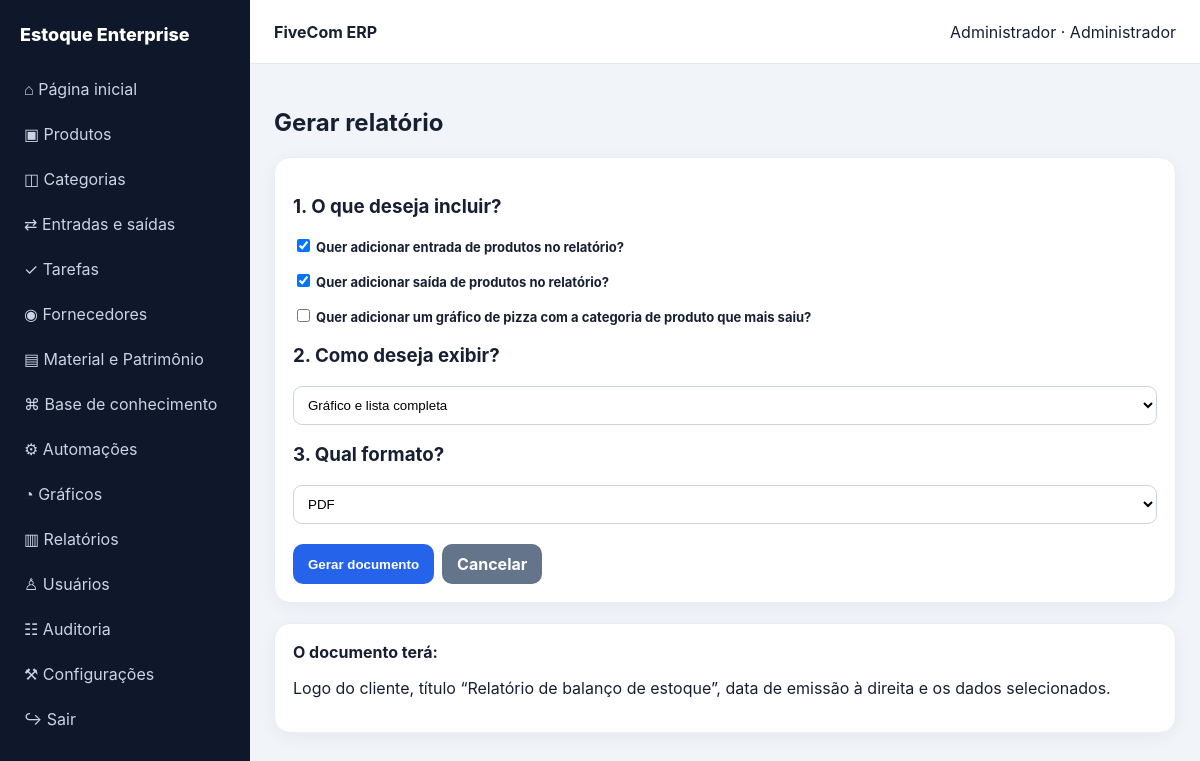
Screenshot of /reports (signed in) with the database file from the repository.
### app.py (models this page shows)
class Setting(db.Model):
 id=db.Column(db.Integer,primary_key=True); system_name=db.Column(db.String(120),default='FiveCom ERP'); company_name=db.Column(db.String(120),default='Estoque Enterprise'); browser_title=db.Column(db.String(120),default='FiveCom ERP'); primary_color=db.Column(db.String(20),default='#2563eb'); secondary_color=db.Column(db.String(20),default='#0f172a'); logo=db.Column(db.String(255)); login_logo=db.Column(db.String(255)); favicon=db.Column(db.String(255)); login_position=db.Column(db.String(20),default='center'); footer=db.Column(db.String(255),default='Documento gerado automaticamente pelo FiveCom ERP'); disabled_modules=db.Column(db.Text,default='')

class User(UserMixin,db.Model):
 id=db.Column(db.Integer,primary_key=True); name=db.Column(db.String(120),nullable=False); username=db.Column(db.String(80),unique=True,nullable=False); password=db.Column(db.String(255),nullable=False); role=db.Column(db.String(30),default='Operador'); active=db.Column(db.Boolean,default=True); permissions=db.Column(db.Text,default='')
 def can(self,m): return self.role=='Administrador' or m in (self.permissions or '').split(',')

### app.py (the view, shortened to what this page needs)
@app.route('/reports',methods=['GET','POST'])
@login_required
def reports():
 return render_template('reports.html')

### app.py (called while the page is built)
@login.user_loader
def load_user(i): return db.session.get(User,int(i))

def settings():
 s=Setting.query.first()
 if not s:s=Setting();db.session.add(s);db.session.commit()
 return s

@app.context_processor
def ctx():
 s=settings(); return dict(cfg=s,module_enabled=lambda m:m not in (s.disabled_modules or '').split(','),now=datetime.now())

### templates/reports.html
{% extends 'base.html' %}{% block content %}<h1>Gerar relatório</h1><form class="card" method="post"><h3>1. O que deseja incluir?</h3><p><label><input style="width:auto" type="checkbox" name="entries" checked> Quer adicionar entrada de produtos no relatório?</label></p><p><label><input style="width:auto" type="checkbox" name="outputs" checked> Quer adicionar saída de produtos no relatório?</label></p><p><label><input style="width:auto" type="checkbox" name="chart"> Quer adicionar um gráfico de pizza com a categoria de produto que mais saiu?</label></p><h3>2. Como deseja exibir?</h3><select name="display"><option value="ambos">Gráfico e lista completa</option><option value="grafico">Somente gráfico</option><option value="lista">Somente lista</option></select><h3>3. Qual formato?</h3><select name="format"><option value="pdf">PDF</option><option value="xlsx">Excel</option><option value="docx">Word</option></select><br><br><div class="actions"><button class="btn">Gerar documento</button><a class="btn secondary" href="{{url_for('home')}}">Cancelar</a></div></form><br><div class="card"><b>O documento terá:</b><p>Logo do cliente, título “Relatório de balanço de estoque”, data de emissão à direita e os dados selecionados.</p></div>{% endblock %}

### templates/base.html (shortened to what this page needs)
<!doctype html><html lang="pt-BR"><head><link rel="stylesheet" href="{{url_for('static',filename='style.css')}}"></head><body><aside class="sidebar" id="side"><div class="brand"><span>{{cfg.company_name}}</span></div><nav class="nav"><a href="{{url_for('home')}}">⌂ Página inicial</a>{% if module_enabled('produtos') and current_user.can('produtos') %}<a href="{{url_for('products')}}">▣ Produtos</a><a href="{{url_for('categories')}}">◫ Categorias</a>{% endif %}{% if module_enabled('movimentacoes') %}<a href="{{url_for('movements')}}">⇄ Entradas e saídas</a>{% endif %}{% if module_enabled('tarefas') %}<a href="{{url_for('tasks')}}">✓ Tarefas</a>{% endif %}{% if module_enabled('fornecedores') %}<a href="{{url_for('suppliers')}}">◉ Fornecedores</a>{% endif %}{% if module_enabled('patrimonio') %}<a href="{{url_for('assets')}}">▤ Material e Patrimônio</a>{% endif %}{% if module_enabled('conhecimento') %}<a href="{{url_for('knowledge')}}">⌘ Base de conhecimento</a>{% endif %}{% if module_enabled('automacoes') %}<a href="{{url_for('automations')}}">⚙ Automações</a>{% endif %}{% if module_enabled('graficos') %}<a href="{{url_for('charts')}}">◔ Gráficos</a>{% endif %}{% if module_enabled('relatorios') %}<a href="{{url_for('reports')}}">▥ Relatórios</a>{% endif %}{% if current_user.role=='Administrador' %}<a href="{{url_for('users')}}">♙ Usuários</a><a href="{{url_for('audits')}}">☷ Auditoria</a><a href="{{url_for('config')}}">⚒ Configurações</a>{% endif %}<a href="{{url_for('logout')}}">↪ Sair</a></nav></aside><main class="main"><header class="top"><strong>{{cfg.system_name}}</strong><span>{{current_user.name}} · {{current_user.role}}</span></header><section class="content">{% block content %}{% endblock %}</section></main></body></html>

### static/style.css (style rules this page uses)
:root { --primary:#2563eb;--secondary:#0f172a }
* { box-sizing:border-box }
body { margin:0;font-family:Inter,system-ui,Arial;background:#f1f5f9;color:#172033 }
a { text-decoration:none;color:inherit }
.sidebar { position:fixed;inset:0 auto 0 0;width:250px;background:var(--secondary);color:#fff;padding:18px 12px;overflow:auto }
.brand { display:flex;align-items:center;gap:10px;font-weight:800;font-size:18px;padding:6px 8px 20px }
.nav a { display:block;padding:11px 12px;border-radius:10px;margin:3px 0;color:#cbd5e1 }
.main { margin-left:250px;min-height:100vh }
.top { height:64px;background:#fff;display:flex;align-items:center;justify-content:space-between;padding:0 24px;border-bottom:1px solid #e2e8f0;position:sticky;top:0;z-index:5 }
.content { padding:24px;max-width:1500px;margin:auto }
.card { background:#fff;border-radius:16px;padding:18px;box-shadow:0 4px 18px #0f172a0d;border:1px solid #e8edf3 }
.btn { background:var(--primary);color:#fff;border:0;padding:10px 15px;border-radius:10px;cursor:pointer;font-weight:650 }
.btn.secondary { background:#64748b }
.actions { display:flex;gap:8px;flex-wrap:wrap }
label { font-size:13px;font-weight:700;display:block;margin-bottom:5px }
input,select,textarea { width:100%;padding:10px;border:1px solid #cbd5e1;border-radius:9px;background:#fff }

### rows the page displays
Setting: company_name "Estoque Enterprise", system_name "FiveCom ERP"
User: name "Administrador", role "Administrador"
